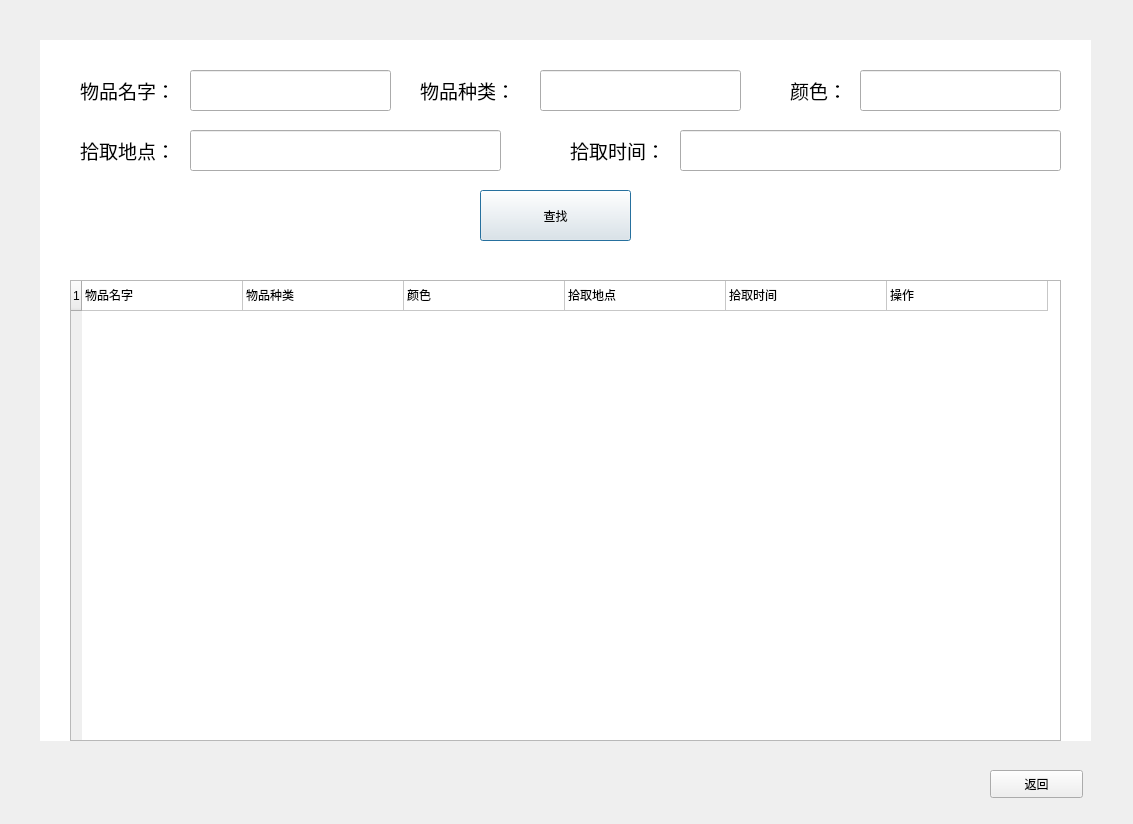
<?xml version="1.0" encoding="UTF-8"?>
<ui version="4.0">
 <class>Dialog</class>
 <widget class="QDialog" name="Dialog">
  <property name="geometry">
   <rect>
    <x>0</x>
    <y>0</y>
    <width>1133</width>
    <height>824</height>
   </rect>
  </property>
  <property name="windowTitle">
   <string>Dialog</string>
  </property>
  <widget class="QLabel" name="label_2">
   <property name="geometry">
    <rect>
     <x>40</x>
     <y>40</y>
     <width>1051</width>
     <height>701</height>
    </rect>
   </property>
   <property name="styleSheet">
    <string notr="true">QLabel{
background:white;;
}</string>
   </property>
   <property name="text">
    <string/>
   </property>
  </widget>
  <widget class="QPushButton" name="pushButton">
   <property name="geometry">
    <rect>
     <x>480</x>
     <y>190</y>
     <width>151</width>
     <height>51</height>
    </rect>
   </property>
   <property name="text">
    <string>查找</string>
   </property>
  </widget>
  <widget class="QPushButton" name="pushButton_2">
   <property name="geometry">
    <rect>
     <x>990</x>
     <y>770</y>
     <width>93</width>
     <height>28</height>
    </rect>
   </property>
   <property name="text">
    <string>返回</string>
   </property>
  </widget>
  <widget class="QLabel" name="label">
   <property name="geometry">
    <rect>
     <x>80</x>
     <y>70</y>
     <width>111</width>
     <height>41</height>
    </rect>
   </property>
   <property name="text">
    <string>&lt;html&gt;&lt;head/&gt;&lt;body&gt;&lt;p&gt;&lt;span style=&quot; font-size:14pt;&quot;&gt;物品名字：&lt;/span&gt;&lt;/p&gt;&lt;/body&gt;&lt;/html&gt;</string>
   </property>
  </widget>
  <widget class="QLabel" name="label_3">
   <property name="geometry">
    <rect>
     <x>420</x>
     <y>70</y>
     <width>111</width>
     <height>41</height>
    </rect>
   </property>
   <property name="text">
    <string>&lt;html&gt;&lt;head/&gt;&lt;body&gt;&lt;p&gt;&lt;span style=&quot; font-size:14pt;&quot;&gt;物品种类：&lt;/span&gt;&lt;/p&gt;&lt;/body&gt;&lt;/html&gt;</string>
   </property>
  </widget>
  <widget class="QLabel" name="label_4">
   <property name="geometry">
    <rect>
     <x>790</x>
     <y>70</y>
     <width>61</width>
     <height>41</height>
    </rect>
   </property>
   <property name="text">
    <string>&lt;html&gt;&lt;head/&gt;&lt;body&gt;&lt;p&gt;&lt;span style=&quot; font-size:14pt;&quot;&gt;颜色：&lt;/span&gt;&lt;/p&gt;&lt;/body&gt;&lt;/html&gt;</string>
   </property>
  </widget>
  <widget class="QLabel" name="label_5">
   <property name="geometry">
    <rect>
     <x>80</x>
     <y>130</y>
     <width>111</width>
     <height>41</height>
    </rect>
   </property>
   <property name="text">
    <string>&lt;html&gt;&lt;head/&gt;&lt;body&gt;&lt;p&gt;&lt;span style=&quot; font-size:14pt;&quot;&gt;拾取地点：&lt;/span&gt;&lt;/p&gt;&lt;/body&gt;&lt;/html&gt;</string>
   </property>
  </widget>
  <widget class="QLabel" name="label_7">
   <property name="geometry">
    <rect>
     <x>570</x>
     <y>130</y>
     <width>111</width>
     <height>41</height>
    </rect>
   </property>
   <property name="text">
    <string>&lt;html&gt;&lt;head/&gt;&lt;body&gt;&lt;p&gt;&lt;span style=&quot; font-size:14pt;&quot;&gt;拾取时间：&lt;/span&gt;&lt;/p&gt;&lt;/body&gt;&lt;/html&gt;</string>
   </property>
  </widget>
  <widget class="QLineEdit" name="lineEdit">
   <property name="geometry">
    <rect>
     <x>190</x>
     <y>70</y>
     <width>201</width>
     <height>41</height>
    </rect>
   </property>
  </widget>
  <widget class="QLineEdit" name="lineEdit_2">
   <property name="geometry">
    <rect>
     <x>540</x>
     <y>70</y>
     <width>201</width>
     <height>41</height>
    </rect>
   </property>
  </widget>
  <widget class="QLineEdit" name="lineEdit_3">
   <property name="geometry">
    <rect>
     <x>680</x>
     <y>130</y>
     <width>381</width>
     <height>41</height>
    </rect>
   </property>
  </widget>
  <widget class="QLineEdit" name="lineEdit_4">
   <property name="geometry">
    <rect>
     <x>860</x>
     <y>70</y>
     <width>201</width>
     <height>41</height>
    </rect>
   </property>
  </widget>
  <widget class="QLineEdit" name="lineEdit_5">
   <property name="geometry">
    <rect>
     <x>190</x>
     <y>130</y>
     <width>311</width>
     <height>41</height>
    </rect>
   </property>
  </widget>
  <widget class="QTableWidget" name="tableWidget">
   <property name="geometry">
    <rect>
     <x>70</x>
     <y>280</y>
     <width>991</width>
     <height>461</height>
    </rect>
   </property>
   <property name="rowCount">
    <number>1</number>
   </property>
   <property name="columnCount">
    <number>6</number>
   </property>
   <attribute name="horizontalHeaderVisible">
    <bool>false</bool>
   </attribute>
   <attribute name="horizontalHeaderDefaultSectionSize">
    <number>161</number>
   </attribute>
   <row/>
   <column/>
   <column/>
   <column/>
   <column/>
   <column/>
   <column/>
   <item row="0" column="0">
    <property name="text">
     <string>物品名字</string>
    </property>
   </item>
   <item row="0" column="1">
    <property name="text">
     <string>物品种类</string>
    </property>
   </item>
   <item row="0" column="2">
    <property name="text">
     <string>颜色</string>
    </property>
   </item>
   <item row="0" column="3">
    <property name="text">
     <string>拾取地点</string>
    </property>
   </item>
   <item row="0" column="4">
    <property name="text">
     <string>拾取时间</string>
    </property>
   </item>
   <item row="0" column="5">
    <property name="text">
     <string>操作</string>
    </property>
   </item>
  </widget>
 </widget>
 <resources/>
 <connections/>
</ui>
